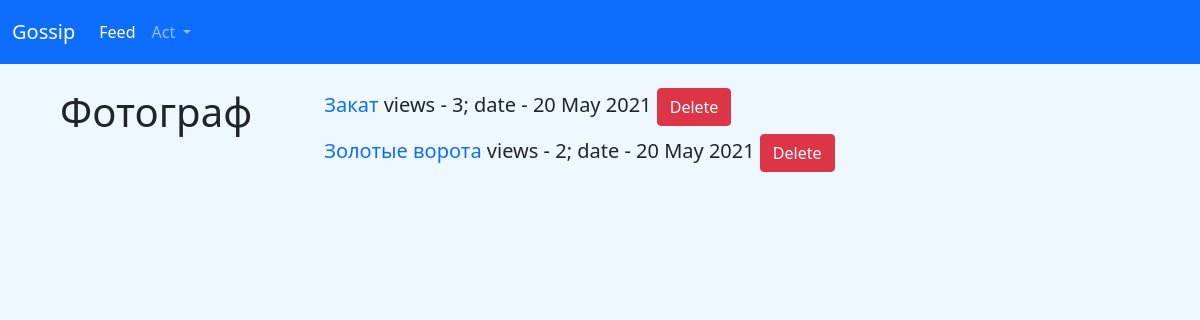
The app's page /user/2 (signed in) with its own data.
### data/user.py (models this page shows, shortened)
class User(SqlAlchemyBase, UserMixin, SerializerMixin):
    __tablename__ = 'users'
    id = sa.Column(sa.Integer, primary_key=True, autoincrement=True)
    nickname = sa.Column(sa.String, nullable=True)
    hashed_password = sa.Column(sa.String, nullable=True)
    created_date = sa.Column(sa.DateTime, default=datetime.datetime.now())
    subs = sa.Column(sa.String, default='1')
    news = orm.relation("News", back_populates='user')

### data/new.py (models this page shows)
class News(SqlAlchemyBase, UserMixin, SerializerMixin):
    __tablename__ = 'news'
    id = sa.Column(sa.Integer, primary_key=True, autoincrement=True)
    title = sa.Column(sa.String, nullable=True)
    content = sa.Column(sa.String, nullable=True)
    date = datetime.date.today().ctime().split()
    date = date[2] + ' ' + date[1] + ' ' + date[-1]
    created_date = sa.Column(sa.String, default=date)
    views = sa.Column(sa.Integer, default=0)
    user_id = sa.Column(sa.Integer, sa.ForeignKey("users.id"))
    user = orm.relation('User')

### get_user.py (the view)
@get_user_blueprint.route('/user/<int:id>', methods=['GET', 'POST'])
def get_user(id):
    ses = db_session.create_sessin()
    user = ses.query(User).get(id)
    if request.method == 'POST':
        cur_user = ses.query(User).get(current_user.id)
        if str(id) in current_user.subs:
            print(4)
            subs = current_user.subs.split(',')
            del subs[subs.index(str(id))]
            cur_user.subs = ','.join(subs)
        else:
            if cur_user.subs == '':
                cur_user.subs = str(id)
            else:
                cur_user.subs += ',' + str(id)
        ses.commit()
        return redirect(f'/user/{id}')
    elif request.method == 'GET':
        news = user.news
        print(news)
        is_user = str(id) in current_user.subs
        return render_template('get_user.html', news=news, user=user.nickname, title=user.nickname, id=id, is_user=is_user)

### app.py (called while the page is built)
@login_man.user_loader
def loader_user(user_id):
    ses = db_session.create_sessin()
    return ses.query(User).get(user_id)

### data/db_session.py (called while the page is built)
def create_sessin() -> Session:
    global __factory
    return __factory()

### templates/get_user.html (shortened to what this page needs)
{% extends 'base.html' %}
{% block content %}
<div class="parent">
        <div class="child"><h1>{{ user }}</h1></div>
        <div class="child">
            {% for new in news %}
            <h5>
                <a href="/new/{{ new.id }}">{{ new.title }}</a> views - {{ new.views }}; date - {{new.created_date}}
                {% if current_user.id == id or current_user.id == 1 %}
                <a href="/user/{{ id }}/delete/{{ new.id }}" class="btn btn-danger">Delete</a>
                {% endif %}
            </h5>
            {% endfor %}
        </div>
    </div>
{% endblock %}

### static/css/style.css (style rules this page uses)
body { background: #F0F8FF; }
a { text-decoration: none; }

### templates/get_user.html (style rules this page uses)
.parent> div { float: left; margin-right: 1%; }
.child:last-child { margin-left: 5%; }
.child:first-child { margin-left: 5%; }

### records on screen
User: nickname "Фотограф"
News: title "Закат", views "3", created_date "20 May 2021"
News: title "Золотые ворота", views "2", created_date "20 May 2021"
